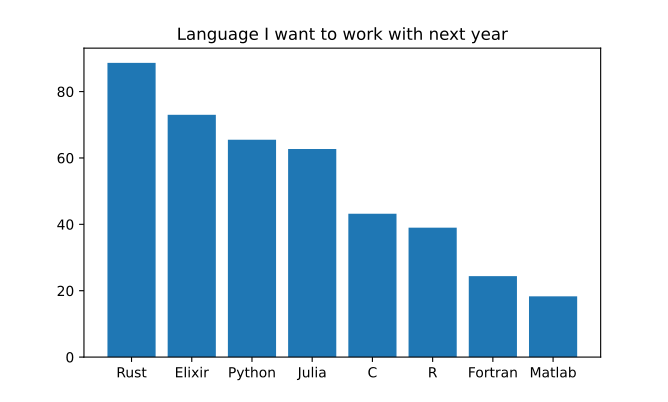

Write the Python code that produced this figure.
import matplotlib.pyplot as plt
fig, ax = plt.subplots()
langs = ['Rust', 'Elixir', 'Python','Julia', 'C', 'R', 'Fortran', 'Matlab']
vals = [88.66, 73, 65.5, 62.7, 43.2, 39.0, 24.4, 18.3]
ax.bar(langs, vals)
ax.set_title("Language I want to work with next year")
plt.show()
